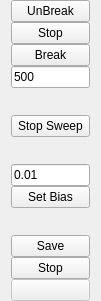
   <widget class="QWidget" name="verticalLayoutWidget_3">
    <property name="geometry">
     <rect>
      <x>530</x>
      <y>10</y>
      <width>101</width>
      <height>301</height>
     </rect>
    </property>
    <layout class="QVBoxLayout" name="verticalLayout_2">
     <property name="spacing">
      <number>0</number>
     </property>
     <property name="sizeConstraint">
      <enum>QLayout::SetMaximumSize</enum>
     </property>
     <property name="topMargin">
      <number>0</number>
     </property>
     <property name="bottomMargin">
      <number>0</number>
     </property>
     <item>
      <widget class="QPushButton" name="btnUnbreak">
       <property name="text">
        <string>UnBreak</string>
       </property>
      </widget>
     </item>
     <item>
      <widget class="QPushButton" name="btnStop">
       <property name="text">
        <string>Stop</string>
       </property>
      </widget>
     </item>
     <item>
      <widget class="QPushButton" name="btnBreak">
       <property name="text">
        <string>Break</string>
       </property>
      </widget>
     </item>
     <item>
      <widget class="QLineEdit" name="editSpeed">
       <property name="text">
        <string>500</string>
       </property>
      </widget>
     </item>
     <item>
      <spacer name="verticalSpacer">
       <property name="orientation">
        <enum>Qt::Vertical</enum>
       </property>
       <property name="sizeHint" stdset="0">
        <size>
         <width>20</width>
         <height>40</height>
        </size>
       </property>
      </spacer>
     </item>
     <item>
      <widget class="QPushButton" name="btnMeasurementStop">
       <property name="text">
        <string>Stop Sweep</string>
       </property>
      </widget>
     </item>
     <item>
      <spacer name="verticalSpacer_3">
       <property name="orientation">
        <enum>Qt::Vertical</enum>
       </property>
       <property name="sizeHint" stdset="0">
        <size>
         <width>20</width>
         <height>40</height>
        </size>
       </property>
      </spacer>
     </item>
     <item>
      <widget class="QLineEdit" name="editBias">
       <property name="text">
        <string>0.01</string>
       </property>
      </widget>
     </item>
     <item>
      <widget class="QPushButton" name="btnSetBias">
       <property name="text">
        <string>Set Bias</string>
       </property>
      </widget>
     </item>
     <item>
      <spacer name="verticalSpacer_2">
       <property name="orientation">
        <enum>Qt::Vertical</enum>
       </property>
       <property name="sizeHint" stdset="0">
        <size>
         <width>20</width>
         <height>40</height>
        </size>
       </property>
      </spacer>
     </item>
     <item>
      <widget class="QPushButton" name="btnSaveStart">
       <property name="text">
        <string>Save</string>
       </property>
      </widget>
     </item>
     <item>
      <widget class="QPushButton" name="btnSaveStop">
       <property name="text">
        <string>Stop</string>
       </property>
      </widget>
     </item>
     <item>
      <widget class="QPushButton" name="btnSaving">
       <property name="enabled">
        <bool>false</bool>
       </property>
       <property name="text">
        <string/>
       </property>
      </widget>
     </item>
    </layout>
   </widget>
